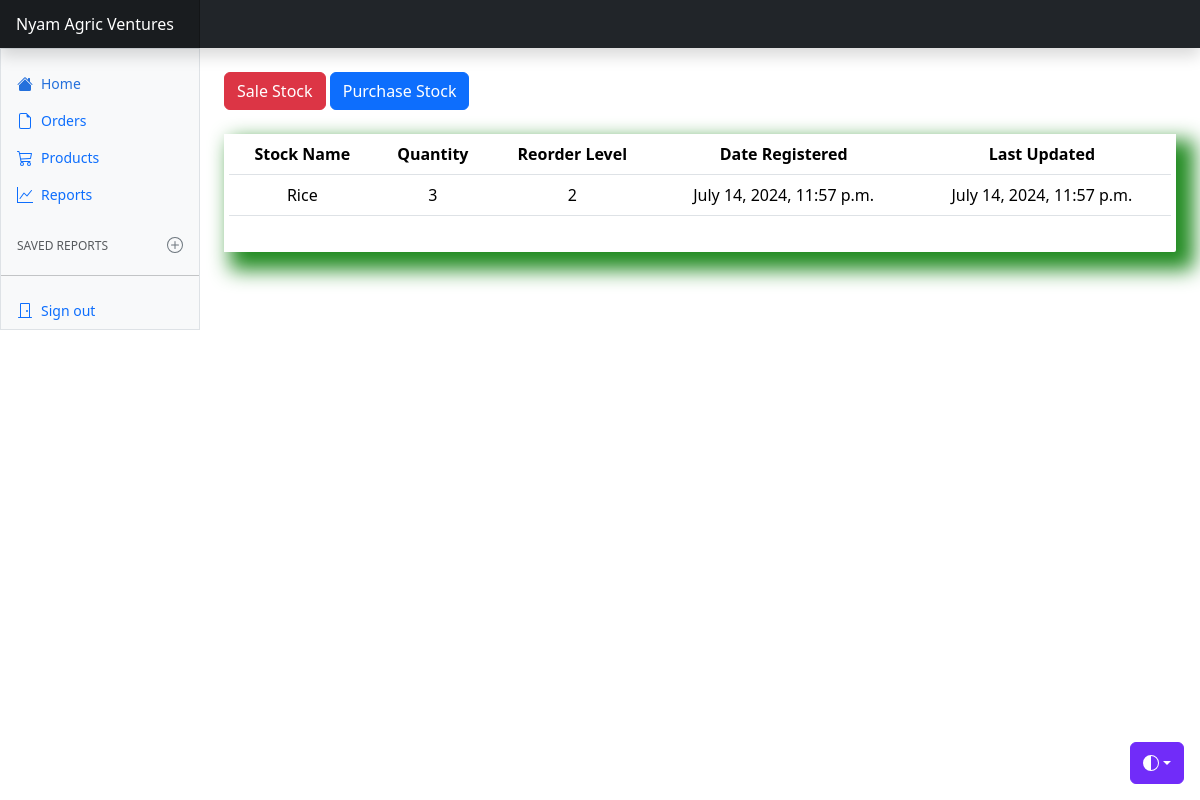
Page /stock_info/2/ on the committed database.
### stock_app/models.py (models this page shows, shortened)
class Stock(models.Model):
    category = models.ForeignKey(Category, on_delete=models.CASCADE, blank=True, null=True)
    stock_name = models.CharField(max_length=100, blank=True, null=True)
    quantity = models.IntegerField(default=0, blank=True, null=True)
    quantity_purchased = models.IntegerField(default=0, blank=True, null=True)
    purchased_by = models.CharField(max_length=100, blank=True, null=True)
    quantity_sold = models.IntegerField(default=0, blank=True, null=True)
    sold_by = models.CharField(max_length=100, blank=True, null=True)
    sold_to = models.CharField(max_length=100, blank=True, null=True)
    reorder_level = models.IntegerField(blank=True, null=True)
    date_registered = models.DateTimeField(auto_now_add=True, auto_now=False)
    last_updated = models.DateTimeField(auto_now_add=False, auto_now=True)
    export_to_csv = models.BooleanField(default=False)

### stock_app/views.py (the view)
# urls.py: path('stock_info/<str:pk>/', views.stock_info, name="stock_info"),
def stock_info(request, pk):
    stock = Stock.objects.get(id=pk)
    context = {
        "stock": stock
    }
    return render(request, 'stock_info.html', context)

### stock_app/templates/stock_info.html (shortened to what this page needs)
<!doctype html>
{% load static %}
{% load crispy_forms_tags %}
<html lang="en" data-bs-theme="auto">
  <head><script src="/docs/5.3/assets/js/color-modes.js"></script>
     <link href="{% static 'css/stylesheet.css' %}" rel="stylesheet">
    <link href="{% static 'css/bootstrap.min.css' %}" rel="stylesheet">
    <link href="{% static 'css/dashboard.css' %}" rel="stylesheet">
    <link rel="stylesheet" href="https://cdn.jsdelivr.net/npm/@docsearch/css@3">
<link href="/docs/5.3/dist/css/bootstrap.min.css" rel="stylesheet">
    <link href="https://cdn.jsdelivr.net/npm/bootstrap-icons@1.10.5/font/bootstrap-icons.min.css" rel="stylesheet">
    <link href="dashboard.css" rel="stylesheet">
  </head>
  <body>
    <div class="dropdown position-fixed bottom-0 end-0 mb-3 me-3 bd-mode-toggle">
      <button class="btn btn-bd-primary py-2 dropdown-toggle d-flex align-items-center"
              id="bd-theme"
              type="button"
              aria-expanded="false"
              data-bs-toggle="dropdown"
              aria-label="Toggle theme (auto)">
        <svg class="bi my-1 theme-icon-active" width="1em" height="1em"><use href="#circle-half"></use></svg>
      </button>
    </div>
<header class="navbar sticky-top bg-dark flex-md-nowrap p-0 shadow" data-bs-theme="dark">
  <a class="navbar-brand col-md-3 col-lg-2 me-0 px-3 fs-6 text-white" href="#">Nyam Agric Ventures</a>
</header>
<div class="container-fluid">
  <div class="row">
    <div class="sidebar border border-right col-md-3 col-lg-2 p-0 bg-body-tertiary">
      <div class="offcanvas-md offcanvas-end bg-body-tertiary" tabindex="-1" id="sidebarMenu" aria-labelledby="sidebarMenuLabel">
        <div class="offcanvas-body d-md-flex flex-column p-0 pt-lg-3 overflow-y-auto">
          <ul class="nav flex-column">
            <li class="nav-item">
              <a class="nav-link d-flex align-items-center gap-2 active" aria-current="page" href="{% url 'home' %}">
                <svg class="bi"><use xlink:href="#house-fill"/></svg>
                Home
              </a>
            </li>
            <li class="nav-item">
              <a class="nav-link d-flex align-items-center gap-2" href="{% url 'stock_details' %}">
                <svg class="bi"><use xlink:href="#file-earmark"/></svg>
                Orders
              </a>
            </li>
            <li class="nav-item">
              <a class="nav-link d-flex align-items-center gap-2" href="{% url 'stock_list' %}">
                <svg class="bi"><use xlink:href="#cart"/></svg>
                Products
              </a>
            </li>
            <li class="nav-item">
              <a class="nav-link d-flex align-items-center gap-2" href="#">
                <svg class="bi"><use xlink:href="#graph-up"/></svg>
                Reports
              </a>
            </li>
          </ul>
          <h6 class="sidebar-heading d-flex justify-content-between align-items-center px-3 mt-4 mb-1 text-body-secondary text-uppercase">
            <span>Saved reports</span>
            <a class="link-secondary" href="#" aria-label="Add a new report">
              <svg class="bi"><use xlink:href="#plus-circle"/></svg>
            </a>
          </h6>
          <hr class="my-3">
          <ul class="nav flex-column mb-auto">
            <li class="nav-item">
              <a class="nav-link d-flex align-items-center gap-2" href="#">
                <svg class="bi"><use xlink:href="#door-closed"/></svg>
                Sign out
              </a>
            </li>
          </ul>
        </div>
      </div>
    </div>
    <main class="col-md-9 ms-sm-auto col-lg-10 px-md-4" >
      <br>
      <a href="{% url 'sale_stock' stock.id %}"><div class="btn btn-danger">Sale Stock</div></a>
       <a href="{% url 'purchase_stock' stock.id %}"><div class="btn btn-primary">Purchase Stock</div></a>
      <br>
      <br>
      <div class="display_table">
         <table class="table">
             <thead>
             <tr>
               <th>Stock Name</th>
               <th>Quantity</th>
               <th>Reorder Level</th>
               <th>Date Registered</th>
               <th>Last Updated</th>
             </tr>
             </thead>
             <tr>
                <td>{{stock.stock_name}}</td>
               <td>{{stock.reorder_level}}</td>
                <td>{{stock.quantity}}</td>
                <td>{{stock.date_registered}}</td>
                <td>{{stock.last_updated}}</td>
             </tr>
    </main>
  </div>
</div>
    <script src="https://cdn.jsdelivr.net/npm/chart.js@4.3.2/dist/chart.umd.js"></script><script src="dashboard.js"></script></body>
</html>

### stock_app/static/css/stylesheet.css (style rules this page uses)
.table { font-size= 13px; text-align: center; width: 95; margin: auto; }
.display_table { border-bottom-right-radius: 2px; padding-left: 5px; padding-right: 5px; padding-bottom: 20px; box-shadow: 12px 12px 20px 6px #228B22; }

### stock_app/static/css/dashboard.css (style rules this page uses)
.bi { display: inline-block; width: 1rem; height: 1rem; }
.sidebar .nav-link { font-size: .875rem; font-weight: 500; }
.sidebar .nav-link.active { color: #2470dc; }
.sidebar-heading { font-size: .75rem; }
.navbar-brand { padding-top: .75rem; padding-bottom: .75rem; background-color: rgba(0, 0, 0, .25); box-shadow: inset -1px 0 0 rgba(0, 0, 0, .25); }

### stock_app/templates/stock_info.html (style rules this page uses)
.bi { vertical-align: -.125em; fill: currentColor; }
.btn-bd-primary { --bd-violet-bg: #712cf9; --bd-violet-rgb: 112.520718, 44.062154, 249.437846; --bs-btn-font-weight: 600; --bs-btn-color: var(--bs-white); --bs-btn-bg: var(--bd-violet-bg); --bs-btn-border-color: var(--bd-violet-bg); --bs-btn-hover-color: var(--bs-white); --bs-btn-hover-bg: #6528e0; --bs-btn-hover-border-color: #6528e0; --bs-btn-focus-shadow-rgb: var(--bd-violet-rgb); --bs-btn-active-color: var(--bs-btn-hover-color); --bs-btn-active-bg: #5a23c8; --bs-btn-active-border-color: #5a23c8; }
.bd-mode-toggle { z-index: 1500; }

### rows in the picture
Stock: stock_name "Rice", reorder_level "3", quantity "2", date_registered "July 14, 2024, 11:57 p.m.", last_updated "July 14, 2024, 11:57 p.m."
